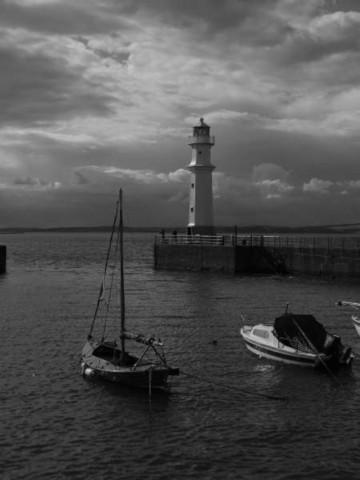
#> input picture Imagens/Farol.jpg, 360 x 480 px, found by its file name
$ python 'Aplicação Intensidade - Versão 1.0.0.py'
#> lines starting #> are read from the running program, lines starting #| are printed output that depends on the picture
#
########################################################################
# Importação das Bibliotecas Necessárias
########################################################################
#
import cv2 as cv
import numpy as np
import os
from pathlib import Path

#
########################################################################
# Funções de Apoio
########################################################################
#
def LimpaTerminal ():
    if os.name == "nt":
       _ = os.system( "cls" )
    else:
      _ = os.system( "clear ")
    return ()

#
########################################################################
# Definições Gerais
########################################################################
#
NomeImagem  = "Farol.jpg"
dirRaiz = Path.home()
dirBase = "Atividades/LocalCV"
dirImagem = "Imagens"
dirCaminhoImagem = str(Path(dirRaiz, dirBase, dirImagem, NomeImagem))

#
########################################################################
# Lendo e Reduzindo a Imagem
########################################################################
#
imgBase = cv.imread ( dirCaminhoImagem, cv.IMREAD_GRAYSCALE)
#> imgBase is the input picture: shape (480, 360); min 0, max 220, mean 81.9

#
########################################################################
# Checando se a Imagem Foi Lida com Sucesso
########################################################################
#
if imgBase is None:
    os.system ("clear")
    print( "Não Foi Localizada a Imagem : ", NomeImagem)
    exit ()

#
########################################################################
# Multiplicar a Imagem por uma Constante > 1 produz imagem mais brilhante
########################################################################
#
imgOriginal = np.copy(imgBase)
for k in range(0,60):
    imgBase[:,:] = np.where(imgBase[:,:]* 1.03 < 255, (imgBase[:,:] * 1.03).astype(np.uint8) , imgBase[:,:])
    imgResultado = np.concatenate((imgOriginal, imgBase), axis=1)

    cv.imshow( "Resultado Obtido",imgResultado)
    cv.waitKey(40)
#> this loop made 60 passes
#> pass 1, `imgResultado = np.concatenate((imgOriginal, imgBase), axis=1)`:
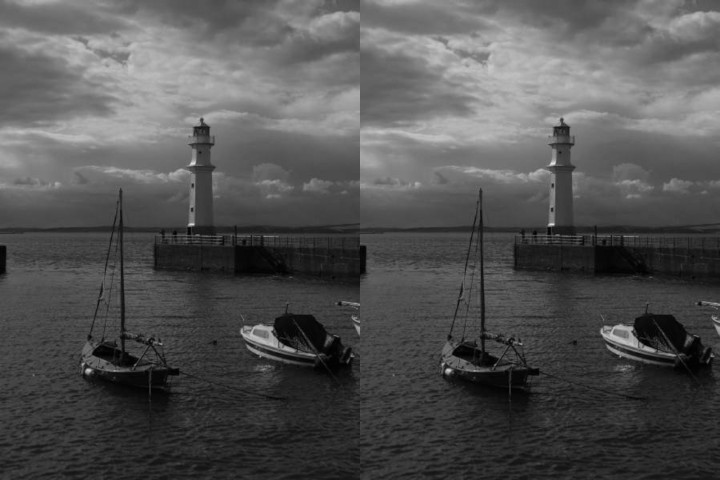
#> imgResultado: shape (480, 720); min 0, max 226, mean 82.9
#> after the loop:
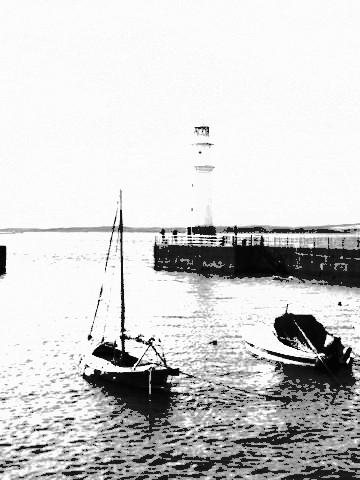
#> imgBase: shape (480, 360); min 0, max 253, mean 206.6

cv.waitKey()

########################################################################
# FIM DO PROGRAMA
########################################################################

$ run again, with Imagens/Amigos.jpg copied over Imagens/Farol.jpg
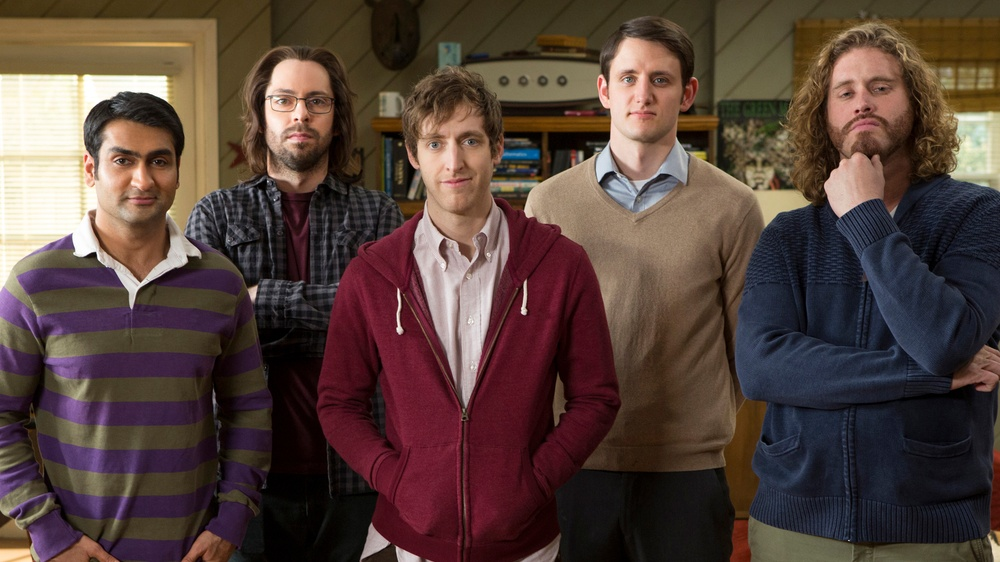
#> input picture Imagens/Amigos.jpg, 1000 x 562 px, shrunk from 1920 x 1080 before the run, found by its file name
#> the loop `for k in range(0,60):` made 60 passes
#> pass 1, `imgResultado = np.concatenate((imgOriginal, imgBase), axis=1)`:
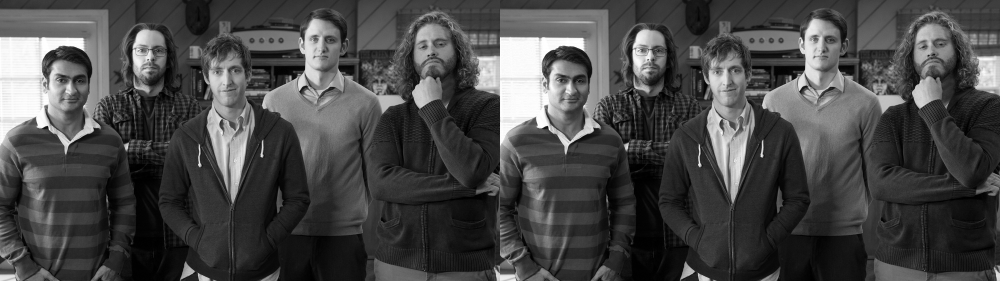
#> imgResultado: shape (562, 2000) (shown at 1/2 size); min 0, max 255, mean 71.4
#> after the loop `for k in range(0,60):`:
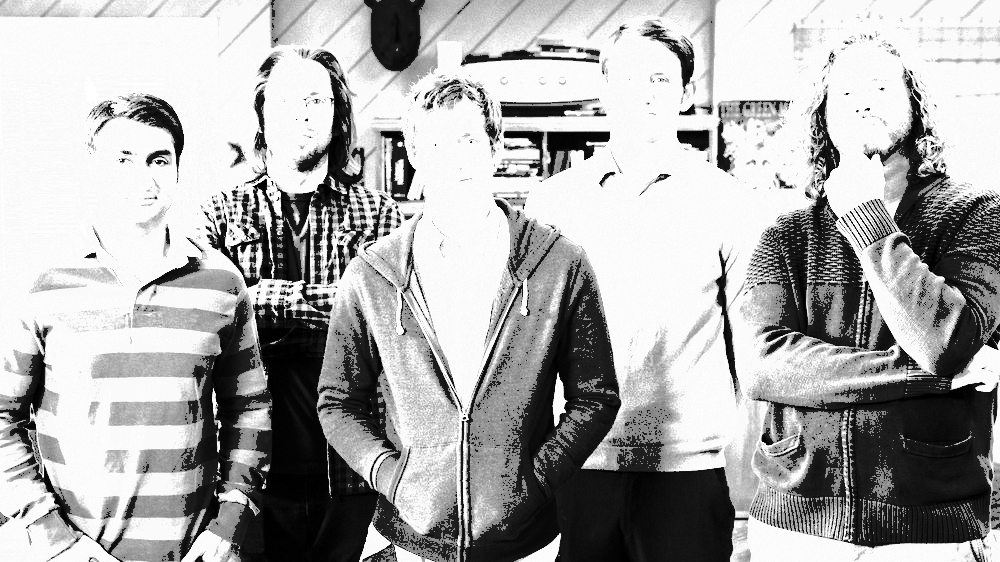
#> imgBase: shape (562, 1000); min 0, max 255, mean 170.8

$ run again, with Imagens/AmigosEscritorio.jpg copied over Imagens/Farol.jpg
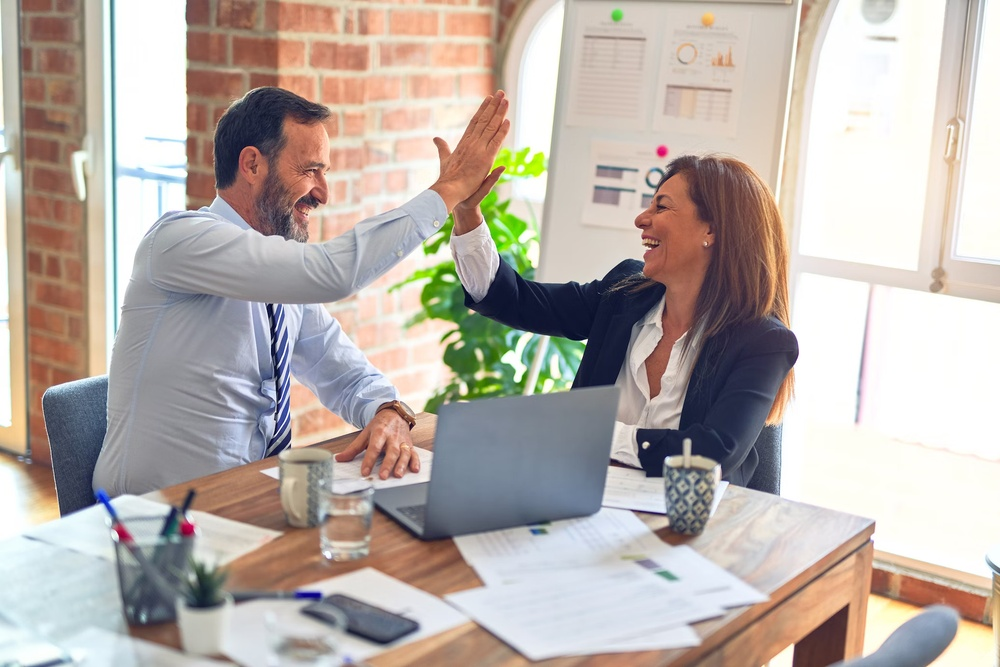
#> input picture Imagens/AmigosEscritorio.jpg, 1000 x 667 px, shrunk from 2070 x 1380 before the run, found by its file name
#> the loop `for k in range(0,60):` made 60 passes
#> pass 1, `imgResultado = np.concatenate((imgOriginal, imgBase), axis=1)`:
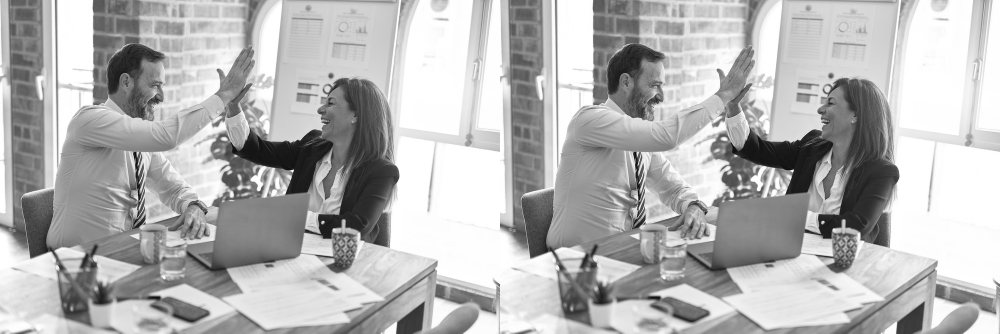
#> imgResultado: shape (667, 2000) (shown at 1/2 size); min 3, max 255, mean 179.7
#> after the loop `for k in range(0,60):`:
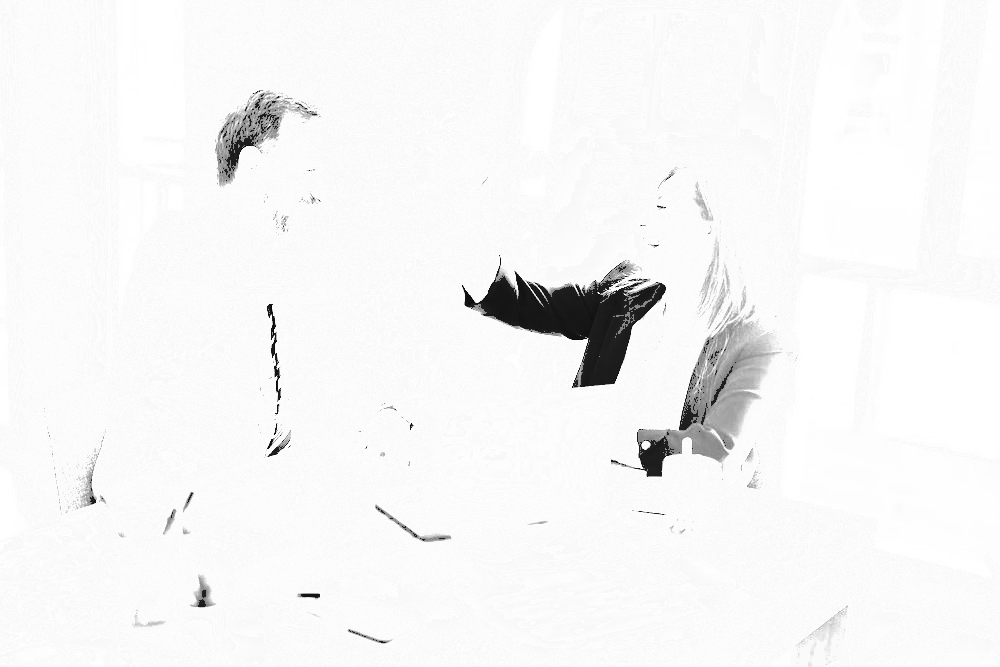
#> imgBase: shape (667, 1000); min 3, max 255, mean 245.3
